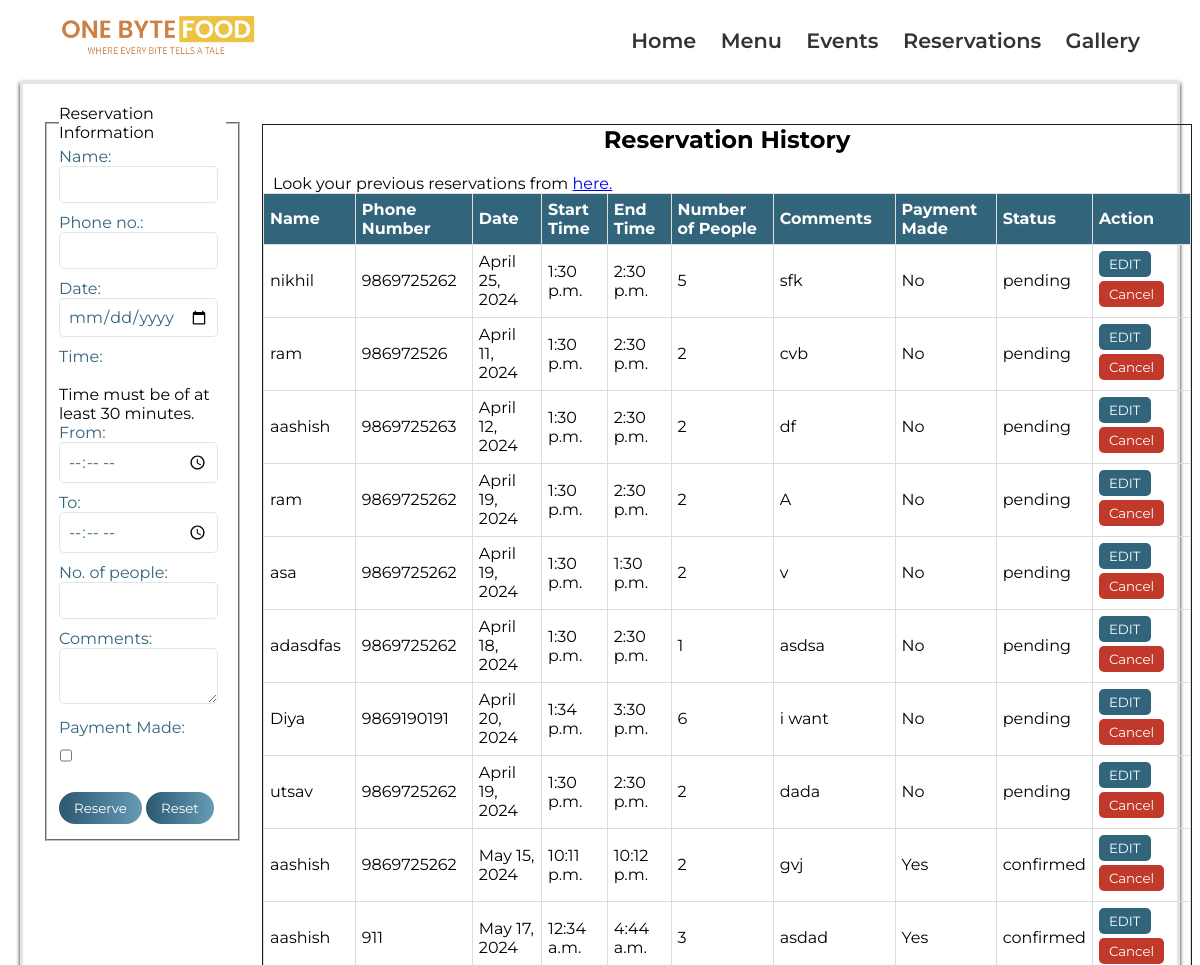
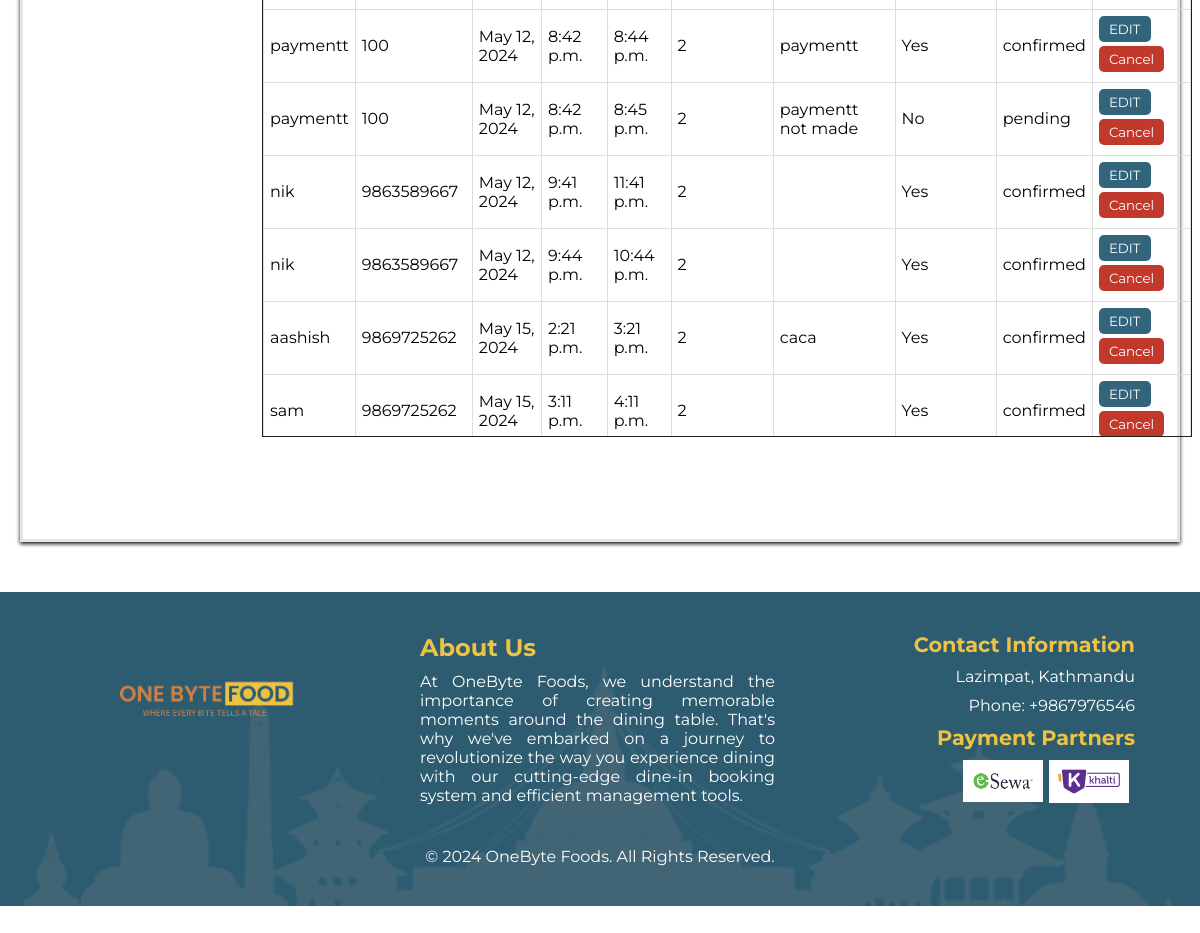
The page /reservation_details/ on the database its author committed (2 pictures, top to bottom).
### OneByteFood/models.py (models this page shows)
class Reservation(models.Model):
    id = models.AutoField(primary_key=True)
    name = models.CharField(max_length=100)
    phone = models.CharField(max_length=20)
    date = models.DateField()
    start_time = models.TimeField()
    end_time = models.TimeField()
    num_people = models.IntegerField()
    comments = models.TextField()
    payment_made = models.BooleanField(default=False)
    status = models.CharField(max_length=50, default='pending')

### OneByteFood/views.py (the view)
# urls.py: path('reservation_details/', onebytefood_views.reservationDetails, name='reservationDetails'),
def reservationDetails(request):
    if request.method == 'POST':
        name = request.POST.get('name')
        phone = request.POST.get('phone')
        date = request.POST.get('date')
        start_time = request.POST.get('start_time')
        end_time = request.POST.get('end_time')
        num_people = request.POST.get('people')
        comments = request.POST.get('needs')
        payment_made = request.POST.get('payment_made') == 'on'
        status = 'pending'
        reservation = Reservation(
            name=name,
            phone=phone,
            date=date,
            start_time=start_time,
            end_time=end_time,
            num_people=num_people,
            comments=comments,
            payment_made=payment_made,
            status=status,
        )
        reservation.save()
        messages.success(request, 'Reservation is requested successfully. Wait admin to verify the reservation status')
        return redirect('/reservation_details/?name=' + name + '&phone=' + phone)
    else:
        name = request.GET.get('name', '')  # Get name from GET request, with a default value of empty string
        phone = request.GET.get('phone', '')  # Get phone from GET request, with a default value of empty string
        if name and phone:
            reservations_data = Reservation.objects.filter(name=name, phone=phone)
        else:
            reservations_data = Reservation.objects.all()
        current_datetime = datetime.now().time()
        for reservation in reservations_data:
            if reservation.payment_made:
                reservation.status = 'confirmed'
            else:
                reservation.status = 'pending'
            reservation_end_time = datetime.strptime(str(reservation.end_time), "%H:%M:%S").time()
            if not reservation.payment_made and current_datetime > reservation_end_time:
                reservation.status = 'cancelled'
            elif current_datetime > reservation_end_time:
                reservation.status = 'completed'
            reservation.save()
        return render(request, 'reservation.html', {'reservations_data': reservations_data, 'name': name, 'phone': phone})

### templates/reservation.html (shortened to what this page needs)
<!DOCTYPE html>
<html lang="en">
<head>
    <link rel="stylesheet" href="/static/css/reservation.css">
</head>
</head>
<body>
    <nav>
        <div class="container">
            <div class="logo">
                <img src="/static/Images/Logo.png" alt="OneByte Foods Logo">
            </div>
            <div class="menu">
                <ul>
                    <li><a href="{% url 'index' %}">Home</a></li>
                    <li><a href="{% url 'menu_redirect' %}">Menu</a></li>
                    <li><a href="{% url 'events_redirect' %}">Events</a></li>
                    <li><a href="{% url 'reservation' %}">Reservations</a></li>
                    <li><a href="{% url 'gallery_redirect' %}">Gallery</a></li>
                </ul>
            </div>
        </div>
    </nav>
    <main class="content" role="main">
        <div class="reservation-form-container">
            <form method="post" action="{% url 'reservationDetails' %}" id="reservationForm"
                class="reservationForm-form">
                <fieldset class="fieldset">
                    <legend>Reservation Information</legend>
                    <label for="name">Name:</label>
                    <input type="text" id="name" name="name" required>
                    <label for="phone">Phone no.:</label>
                    <input type="tel" id="phone" name="phone" pattern="[0-9]{10}" maxlength="10"
                        title="Please enter a valid 10-digit phone number" required>
                    <label for="date">Date:</label>
                    <input type="date" id="date" name="date" required>
                    <label for="time">Time:</label>
                    <br>
                    <br>
                    <p>Time must be of at least 30 minutes.</p>
                    <label for="start_time">From: </label>
                    <input id="start_time" type="time" name="start_time" value="--:--" />
                    <label for="end_time">To: </label>
                    <input id="end_time" type="time" name="end_time" value="--:--" />
                    <label for="people">No. of people:</label>
                    <input type="number" id="people" name="people" min="1" max="10" required>
                    <label for="needs">Comments:</label>
                    <textarea id="needs" name="needs"></textarea>
                    <div class="payment">
                        <label for="payment">Payment Made:</label>
                        <div class="payment-options">
                            <label>
                                <input type="checkbox" id="payment_made" name="payment_made">
                            </label>
                        </div>
                    </div>
                    <a href="reservation_details"><button type="reserve" class="reserve-btn">Reserve</button></a>
                    <button type="reset" class="reset-btn">Reset</button>
                </fieldset>
            </form>
        </div>
        <div class="history-container">
            <section class="history" id="history">
                <h2 class="section-title">Reservation History</h2>
                <p class="check-history">Look your previous reservations from <a href="user_reservation_history">here.
                    </a></p>
                {% if reservations_data %}
                <table class="history-table">
                    <thead>
                        <tr>
                            <th>Name</th>
                            <th>Phone Number</th>
                            <th>Date</th>
                            <th>Start Time</th>
                            <th>End Time</th>
                            <th>Number of People</th>
                            <th>Comments</th>
                            <th>Payment Made</th>
                            <th>Status</th>
                            <th>Action</th>
                        </tr>
                    </thead>
                    <tbody>
                        {% for reservation in reservations_data %}
                        <tr>
                            <td>{{ reservation.name }}</td>
                            <td>{{ reservation.phone }}</td>
                            <td>{{ reservation.date }}</td>
                            <td>{{ reservation.start_time }}</td>
                            <td>{{ reservation.end_time }}</td>
                            <td>{{ reservation.num_people }}</td>
                            <td>{{ reservation.comments }}</td>
                            <td>{% if reservation.payment_made %}Yes{% else %}No{% endif %}</td>
                            <td>{{ reservation.status }}</td>
                            <td>
                                <button class="edit-btn"><a href="/edit_reservation_user/{{ reservation.id }}"
                                        style="text-decoration: none; color: inherit;">EDIT</a></button>
                                <button class="cancel-btn"><a href="/delete_reservation_user/{{ reservation.id }}"
                                        style="text-decoration: none; color: inherit;">Cancel</a></button>
                            </td>
                        </tr>
                        {% endfor %}
                    </tbody>
                </table>
                {% else %}
                <h4 class="validation">No previous reservations.</h4>
                {% endif %}
            </section>
        </div>
    </main>
    <footer
        style="background-image: url('/static/Images/Footer.png'); background-size: cover; background-position: center; background-repeat: no-repeat; color: white;">
        <div class="containerfooter">
            <div class="footer-section">
                <div class="logo-section">
                    <img src="/static/images/logo.png" alt="OneByte Foods Logo">
                    <div class="social-links">
                        <a href="#"></a>
                        <a href="#"></a>
                        <a href="#"></a>
                    </div>
                </div>
            </div>
            <div class="footer-section">
                <h2>About Us</h2>
                <p>
                    At OneByte Foods, we understand the importance of creating memorable moments around the dining
                    table. That's why we've embarked on a journey to revolutionize the way you experience dining with
                    our cutting-edge dine-in booking system and efficient management tools.
                </p>
            </div>
            <div class="footer-section contact-section">
                <h2>Contact Information</h2>
                <p>Lazimpat, Kathmandu</p>
                <p>Phone: +9867976546</p>
                <h2>Payment Partners</h2>
                <div class="payment-partners">
                    <a href="https://esewa.com.np"><img src="/static/Images/esewa.png" alt="eSewa"></a>
                    <a href="https://khalti.com"><img src="/static/Images/khalti.png" alt="Khalti"></a>
                </div>
            </div>
        </div>
        <p class="copyright">&copy; 2024 OneByte Foods. All Rights Reserved.</p>
    </footer>
</body>
</html>

### static/css/reservation.css (style rules this page uses)
* { margin: 0; padding: 0; box-sizing: border-box; font-family: 'Montserrat', sans-serif; }
nav { top: 0; left: 0; width: 100%; background-color: rgba(255, 255, 255, 0.9); z-index: 800; font-weight: 600; }
.container { display: flex; justify-content: space-between; align-items: center; padding: 5px 60px; }
.logo img { width: 200px; height: auto; }
.fieldset { display: block; margin-inline-start: 2px; margin-inline-end: 2px; padding-block-start: 0.35em; padding-inline-start: 0.75em; padding-inline-end: 0.75em; padding-block-end: 0.625em; min-inline-size: min-content; border-width: 2px; border-style: groove; border-color: rgb(192, 192, 192); border-image: initial; }
.menu ul { list-style-type: none; text-align: right; }
.menu ul li { display: inline-block; margin-left: 20px; }
.menu ul li a { color: #333; text-decoration: none; font-size: 1.3rem; }
.content { border: solid #E4E4E4; box-shadow: 0 2px 4px rgba(0, 0, 0, 0.9); display: flex; margin: 0 20px 50px; }
.reservation-form-container { padding: 20px; width: 35%; }
.history { padding-bottom: 50px; border: 1px solid #1e1d1d; width: 930px; height: 90%; margin: 40px 0; overflow: auto; }
label { text-align: right; padding-right: 5px; font-size: 16px; color: #32657C; }
.check-history { margin-left:10px; }
input, select, textarea { width: 95%; padding: 8px; border-radius: 5px; border: 1px solid #E4E4E4; font-size: 16px; color: #32657C; margin-bottom: 10px; }
.payment-options { display: flex; flex-wrap: wrap; margin: 10px 0; }
.payment-options label { margin-right: 10px; margin-bottom: 5px; }
.reserve-btn, .reset-btn { padding: 8px 15px; background: linear-gradient(to right, #2c5870, #669bb7); color: #fff; border: none; border-radius: 20px; text-decoration: none; cursor: pointer; margin: 5px 0; }
.section-title { text-align: center; margin-bottom: 20px; }
.history-table { border-collapse: collapse; width: 100%; border: 1px solid #1e1d1d; }
.history-table th, .history-table td { border: 1px solid #ddd; padding: 6px; text-align: left; }
.history-table th { background-color: #32657C; color: #FFF; }
.containerfooter { display: flex; justify-content: space-between; align-items: center; padding: 10px 60px; }
footer { bottom: 0; left: 0; width: 100%; background-color: #234555; color: white; text-align: center; padding: 30px 0; }
.footer-section { flex: 1; margin-right: 5px; margin-bottom: 0px; }
.footer-section h2 { color: #EEC343; text-align: left; margin-bottom: 10px; }
.footer-section p { text-align: justify; margin-bottom: 20px; }
.logo-section { margin-bottom: 20px; margin-left: -60px; }
.logo-section img { width: 180px; margin-bottom: 7px; }
.social-links { margin-bottom: 20px; }
.social-links a { color: white; margin-right: 10px; padding: 5px; font-size: 20px; }
.contact-section { flex: 1; text-align: right; margin-bottom: 20px; }
.contact-section h2 { color: #EEC343; text-align: right; margin-bottom: 10px; font-size: 1.3rem; }
.contact-section p { text-align: right; margin-bottom: 10px; font-size: 1rem; }
.payment-partners { display: flex; justify-content: flex-end; }
.payment-partners img { width: 80px; height: auto; margin-right: 6px; }
.copyright { width: 100%; color: white; text-align: center; padding: 10px 0; }
.edit-btn, .cancel-btn { padding: 5px 10px; margin-right: 5px; margin-bottom: 4px; background-color: #32657C; color: white; border: none; border-radius: 5px; cursor: pointer; text-decoration: none; }
.cancel-btn { background-color: #C0392B; }

### rows shown on the page
Reservation: name "nikhil", phone "9869725262", date "April 25, 2024", start_time "1:30 p.m.", end_time "2:30 p.m.", num_people "5", comments "sfk", payment_made "No", status "pending"
Reservation: name "ram", phone "986972526", date "April 11, 2024", start_time "1:30 p.m.", end_time "2:30 p.m.", num_people "2", comments "cvb", payment_made "No", status "pending"
Reservation: name "aashish", phone "9869725263", date "April 12, 2024", start_time "1:30 p.m.", end_time "2:30 p.m.", num_people "2", comments "df", payment_made "No", status "pending"
Reservation: name "ram", phone "9869725262", date "April 19, 2024", start_time "1:30 p.m.", end_time "2:30 p.m.", num_people "2", comments "A", payment_made "No", status "pending"
Reservation: name "asa", phone "9869725262", date "April 19, 2024", start_time "1:30 p.m.", end_time "1:30 p.m.", num_people "2", comments "v", payment_made "No", status "pending"
Reservation: name "adasdfas", phone "9869725262", date "April 18, 2024", start_time "1:30 p.m.", end_time "2:30 p.m.", num_people "1", comments "asdsa", payment_made "No", status "pending"
Reservation: name "Diya", phone "9869190191", date "April 20, 2024", start_time "1:34 p.m.", end_time "3:30 p.m.", num_people "6", comments "i want", payment_made "No", status "pending"
Reservation: name "utsav", phone "9869725262", date "April 19, 2024", start_time "1:30 p.m.", end_time "2:30 p.m.", num_people "2", comments "dada", payment_made "No", status "pending"
Reservation: name "aashish", phone "9869725262", date "May 15, 2024", start_time "10:11 p.m.", end_time "10:12 p.m.", num_people "2", comments "gvj", payment_made "Yes", status "confirmed"
Reservation: name "aashish", phone "911", date "May 17, 2024", start_time "12:34 a.m.", end_time "4:44 a.m.", num_people "3", comments "asdad", payment_made "Yes", status "confirmed"
Reservation: name "paymentt", phone "100", date "May 12, 2024", start_time "8:42 p.m.", end_time "8:44 p.m.", num_people "2", comments "paymentt", payment_made "Yes", status "confirmed"
Reservation: name "paymentt", phone "100", date "May 12, 2024", start_time "8:42 p.m.", end_time "8:45 p.m.", num_people "2", comments "paymentt not made", payment_made "No", status "pending"
Reservation: name "nik", phone "9863589667", date "May 12, 2024", start_time "9:41 p.m.", end_time "11:41 p.m.", num_people "2", payment_made "Yes", status "confirmed"
Reservation: name "nik", phone "9863589667", date "May 12, 2024", start_time "9:44 p.m.", end_time "10:44 p.m.", num_people "2", payment_made "Yes", status "confirmed"
Reservation: name "aashish", phone "9869725262", date "May 15, 2024", start_time "2:21 p.m.", end_time "3:21 p.m.", num_people "2", comments "caca", payment_made "Yes", status "confirmed"
Reservation: name "sam", phone "9869725262", date "May 15, 2024", start_time "3:11 p.m.", end_time "4:11 p.m.", num_people "2", payment_made "Yes", status "confirmed"
